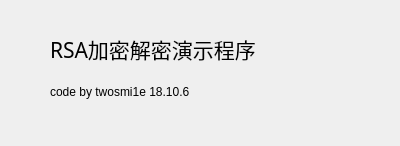
<?xml version="1.0" encoding="UTF-8"?>
<ui version="4.0">
 <class>Form_about</class>
 <widget class="QWidget" name="Form_about">
  <property name="geometry">
   <rect>
    <x>0</x>
    <y>0</y>
    <width>400</width>
    <height>146</height>
   </rect>
  </property>
  <property name="windowTitle">
   <string>关于</string>
  </property>
  <widget class="QWidget" name="verticalLayoutWidget">
   <property name="geometry">
    <rect>
     <x>50</x>
     <y>30</y>
     <width>261</width>
     <height>80</height>
    </rect>
   </property>
   <layout class="QVBoxLayout" name="verticalLayout">
    <item>
     <widget class="QLabel" name="label">
      <property name="font">
       <font>
        <family>等线</family>
        <pointsize>16</pointsize>
       </font>
      </property>
      <property name="text">
       <string>RSA加密解密演示程序</string>
      </property>
     </widget>
    </item>
    <item>
     <widget class="QLabel" name="label_2">
      <property name="text">
       <string>code by twosmi1e 18.10.6</string>
      </property>
     </widget>
    </item>
   </layout>
  </widget>
 </widget>
 <resources/>
 <connections/>
</ui>
